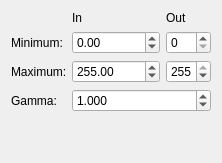
            <widget class="QWidget" name="page_Values">
             <layout class="QGridLayout" name="gridLayout_13">
              <item row="4" column="0" colspan="3">
               <layout class="QGridLayout" name="gridLayout_12">
                <item row="0" column="0">
                 <spacer name="verticalSpacer">
                  <property name="orientation">
                   <enum>Qt::Vertical</enum>
                  </property>
                  <property name="sizeHint" stdset="0">
                   <size>
                    <width>20</width>
                    <height>40</height>
                   </size>
                  </property>
                 </spacer>
                </item>
               </layout>
              </item>
              <item row="2" column="2">
               <widget class="QDoubleSpinBox" name="doubleSpinBox_Val_Out_Max">
                <property name="sizePolicy">
                 <sizepolicy hsizetype="Minimum" vsizetype="Fixed">
                  <horstretch>1</horstretch>
                  <verstretch>0</verstretch>
                 </sizepolicy>
                </property>
                <property name="minimumSize">
                 <size>
                  <width>45</width>
                  <height>0</height>
                 </size>
                </property>
                <property name="maximumSize">
                 <size>
                  <width>45</width>
                  <height>16777215</height>
                 </size>
                </property>
                <property name="decimals">
                 <number>0</number>
                </property>
                <property name="minimum">
                 <double>0.000000000000000</double>
                </property>
                <property name="maximum">
                 <double>255.000000000000000</double>
                </property>
                <property name="value">
                 <double>255.000000000000000</double>
                </property>
               </widget>
              </item>
              <item row="3" column="0">
               <widget class="QLabel" name="label_6">
                <property name="minimumSize">
                 <size>
                  <width>55</width>
                  <height>0</height>
                 </size>
                </property>
                <property name="maximumSize">
                 <size>
                  <width>55</width>
                  <height>16777215</height>
                 </size>
                </property>
                <property name="text">
                 <string>Gamma:</string>
                </property>
               </widget>
              </item>
              <item row="1" column="2">
               <widget class="QDoubleSpinBox" name="doubleSpinBox_Val_Out_Min">
                <property name="sizePolicy">
                 <sizepolicy hsizetype="Minimum" vsizetype="Fixed">
                  <horstretch>1</horstretch>
                  <verstretch>0</verstretch>
                 </sizepolicy>
                </property>
                <property name="minimumSize">
                 <size>
                  <width>45</width>
                  <height>0</height>
                 </size>
                </property>
                <property name="maximumSize">
                 <size>
                  <width>45</width>
                  <height>16777215</height>
                 </size>
                </property>
                <property name="decimals">
                 <number>0</number>
                </property>
                <property name="minimum">
                 <double>0.000000000000000</double>
                </property>
                <property name="maximum">
                 <double>255.000000000000000</double>
                </property>
               </widget>
              </item>
              <item row="1" column="0">
               <widget class="QLabel" name="label_4">
                <property name="minimumSize">
                 <size>
                  <width>55</width>
                  <height>0</height>
                 </size>
                </property>
                <property name="maximumSize">
                 <size>
                  <width>55</width>
                  <height>16777215</height>
                 </size>
                </property>
                <property name="text">
                 <string>Minimum:</string>
                </property>
               </widget>
              </item>
              <item row="2" column="0">
               <widget class="QLabel" name="label_5">
                <property name="minimumSize">
                 <size>
                  <width>55</width>
                  <height>0</height>
                 </size>
                </property>
                <property name="maximumSize">
                 <size>
                  <width>55</width>
                  <height>16777215</height>
                 </size>
                </property>
                <property name="text">
                 <string>Maximum:</string>
                </property>
               </widget>
              </item>
              <item row="3" column="1" colspan="2">
               <widget class="QDoubleSpinBox" name="doubleSpinBox_Val_Gamma">
                <property name="decimals">
                 <number>3</number>
                </property>
                <property name="minimum">
                 <double>0.000000000000000</double>
                </property>
                <property name="maximum">
                 <double>999.000000000000000</double>
                </property>
                <property name="singleStep">
                 <double>0.100000000000000</double>
                </property>
                <property name="value">
                 <double>1.000000000000000</double>
                </property>
               </widget>
              </item>
              <item row="1" column="1">
               <widget class="QDoubleSpinBox" name="doubleSpinBox_Val_In_Min">
                <property name="sizePolicy">
                 <sizepolicy hsizetype="Minimum" vsizetype="Fixed">
                  <horstretch>2</horstretch>
                  <verstretch>0</verstretch>
                 </sizepolicy>
                </property>
                <property name="minimum">
                 <double>-999999.000000000000000</double>
                </property>
                <property name="maximum">
                 <double>999999.000000000000000</double>
                </property>
               </widget>
              </item>
              <item row="2" column="1">
               <widget class="QDoubleSpinBox" name="doubleSpinBox_Val_In_Max">
                <property name="sizePolicy">
                 <sizepolicy hsizetype="Minimum" vsizetype="Fixed">
                  <horstretch>2</horstretch>
                  <verstretch>0</verstretch>
                 </sizepolicy>
                </property>
                <property name="minimum">
                 <double>-999999.000000000000000</double>
                </property>
                <property name="maximum">
                 <double>999999.000000000000000</double>
                </property>
                <property name="value">
                 <double>255.000000000000000</double>
                </property>
               </widget>
              </item>
              <item row="0" column="1">
               <widget class="QLabel" name="label_7">
                <property name="text">
                 <string>In</string>
                </property>
               </widget>
              </item>
              <item row="0" column="2">
               <widget class="QLabel" name="label_8">
                <property name="text">
                 <string>Out</string>
                </property>
               </widget>
              </item>
             </layout>
            </widget>
